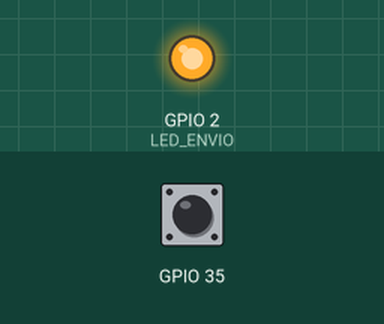
This sketch was run on a simulated ESP32. Parts: output pins drawn as LEDs (lit = HIGH). The test bench sets the inputs (shaded band); at power-on: GPIO 35 HIGH. WiFi joins after 1.5 s; servers stay silent unless stated; network time is answered at once with the bench clock; the local clock reads 2024-03-15 10:24:30 at power-on unless the sketch sets it; no MQTT or app messages arrive unless stated.

Above: at 1.68 s.
At 4.1 s:
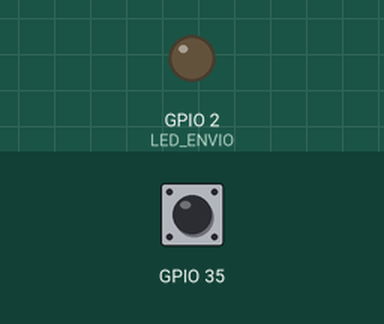
Timing chart, 0 to 8.1 s (numbered marks = the images above):
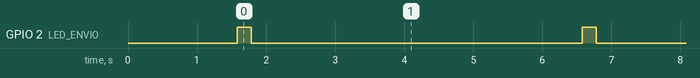

The sketch:

Vazao.ino
```cpp
// Versão inicial = 29/08/2019
//
// 29/08/2019 - Le vazão e envia via serial e MQTT
// 13/09/2019 - Limpeza do código e comentários adicionais
//            - Comentei as partes de mensagens via serial (mantive para usar em caso de 'debug' futuramente)
//            - Alterei o servidor NTP (estou usando o instalei um NTP no raspberry / broker)
//            - O led Azul embutido do ESP32 faz uma sinalização de mensagem transmitida
// 28/01/2020 - Limpeza do código, alteração de variaveis e inclusão de constantes para configuração
// 13/02/2020 - Mudança do ID do cliente para evitar conflito entre os varios medidores
//            - Mudança do nome da variável de tópico
// Importação de bibliotecas
#include <NTPClient.h>    // Biblioteca do NTP.
#include <PubSubClient.h> // Biblioteca MQTT
#include <WiFi.h>         // Biblioteca WiFi

// Parâmetros WiFi
const char* ssid = "AtlantisF";     //SSID (Nome da rede)
const char* password = "13681368";  // Senha

//Parâmetros MQTT
const char* mqttServer = "192.168.64.100";    // IP / Hostname do Broker
const int mqttPort = 1883;                    // porta
const char* mqttUser = "agua";                // Usuário
const char* mqttPassword = "1368";            // Senha
const char* idMedidor = "Medidor02";          // Id do medidor
const char* topicoMedidor = "medidor/esp32b"; // topico do medidor

//Parâmetro NTP
const char* ntpServer = "192.168.64.100";

// Instâncias Principais
WiFiClient espClient;                                   // Wifi (principal usada pelo MQTT
PubSubClient client(espClient);                         // MQTT
WiFiUDP udp;                                            // UDP - Usada pelo NTP
NTPClient ntp(udp, ntpServer, -3 * 3600, 60000);   // Cria um objeto "NTP" com as configurações.

// Variáveis
String hora;                           // Váriavel para armazenar o horario do NTP.
String buffer;                         // Variável para concatenar String que vai ser enviada no payload do MQTT.
float vazao = 0;                       // Vazão traduzida (de pulso para Litros, m3, etc) a ser enviada na mensagem.
volatile int pulsos_vazao = 0;         // Variável que armazena o número de pulsos contados no período de medição.
int periodo = 5000;                    // Variável do tempo entre leituras (periodo) em milisegundos

// Parâmetros de hardware
const int portaSensor = GPIO_NUM_35;   // Define o pino (GPIO) que vai ser usado para receber os pulsos de vazão.
const int LED_ENVIO = 2;                   // Pino do LED azul embutido na placa do ESP (sinaliza msg enviada)

void IRAM_ATTR gpio_isr_handler_up(void* arg) // Função da interrupção. Esssa função interrompe o programa principal a cada vez que o sensor da um pulso.
{
  pulsos_vazao++;         // Incrementa o pulso
  portYIELD_FROM_ISR();   // Força retorno ao programa principal. Sem essa função pode haver retardo para retorno a 'main' pois depende de um 'tick' do timer principal.
}

void iniciaSensor(gpio_num_t Port) {                // Função para inicializar a porta do sensor
  gpio_set_direction(Port, GPIO_MODE_INPUT);                        // Coloca a porta em modo input (entrada)
  gpio_set_intr_type(Port, GPIO_INTR_NEGEDGE);                      // Escolhe tipo de interrupção (interrompe na descida do pulso. Ex: de 1 para 0)
  gpio_set_pull_mode(Port, GPIO_PULLUP_ONLY);                       // PullUp (tipo de conexão eletronica)
  gpio_intr_enable(Port);                                           // Habilita interrupção na porta
  gpio_install_isr_service(0);                                      // Serviço de manipulação de interrupção
  gpio_isr_handler_add(Port, gpio_isr_handler_up, (void*) Port);    // Coloca a porta no driver de interrupção
}

void setup() {

  // inicializar serial (serial não esta sendo mais usada nesse código mas vou manter comentada para caso de 'debug')
  // Serial.begin(115200);
  pinMode(LED_ENVIO, OUTPUT);                   // Seta o pino do LED como output
  WiFi.begin(ssid, password);                     // Inicializa Wifi

  while (WiFi.status() != WL_CONNECTED) {
    delay(500);
    // Serial.println("Conectando ao WiFi..");
  }
  //NTP
  ntp.begin();                                    //Inicia o NTP.
  ntp.forceUpdate();                              //Força o Update.

  // MQTT
  client.setServer(mqttServer, mqttPort); // parâmetros MQTT
  while (!client.connected()) {

    // Serial.println("Connecting to MQTT...");
    if (client.connect(idMedidor, mqttUser, mqttPassword )) { // conecta  MQTT

      // Serial.println("connected");

    } else {
       // Serial.print("failed with state ");
       // Serial.print(client.state());
      delay(2000);
    }
  }
  // Chama função para inicializar sensor
  iniciaSensor((gpio_num_t) portaSensor);
}

void loop() {
  // Transformação dos pulsos para correspondente vazao (pulsos para litros, m3, etc)
  // exemplo: vazao = pulsos_vazao/5.5
  // por enquanto estou usando relação unitária (1:1. Podemos calibrar posteriormente
  vazao = pulsos_vazao;

  pulsos_vazao = 0; // Zera leitura de

  // Serial.println("Leitura do Sensor de Vazao:");
  // Serial.println(vazao);

  hora = ntp.getFormattedTime();                          // Receber e Armazena na váriavel HORA, o horario atual.
  buffer = hora + "=" + String(vazao);                    // Concatena hora e vazão na variável buffer
  client.publish(topicoMedidor, (char*) buffer.c_str());    // Publica  o conteúdo de buffer (Obs: a biblioteca recebe em char)
  digitalWrite(LED_ENVIO, HIGH);
  delay(200);
  digitalWrite(LED_ENVIO, LOW);
  delay(periodo - 200);   // delay (enquanto isso o sensor está armazenando os pulsos a serem enviados no próximo loop)
  client.loop(); // Verificar se isso ainda é necessário

}
```

Measured:
- by itself, GPIO 2 (LED_ENVIO): alternates HIGH for 0.20 s and LOW for 4.8 s
